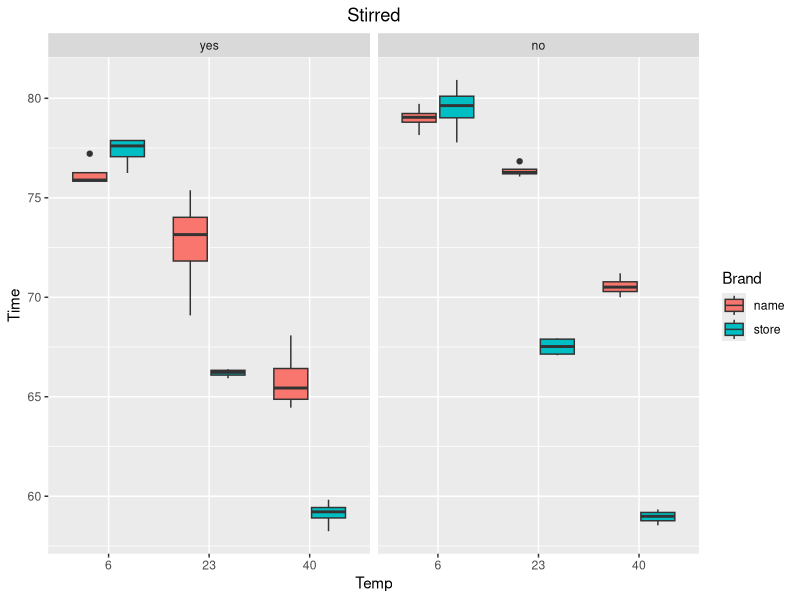
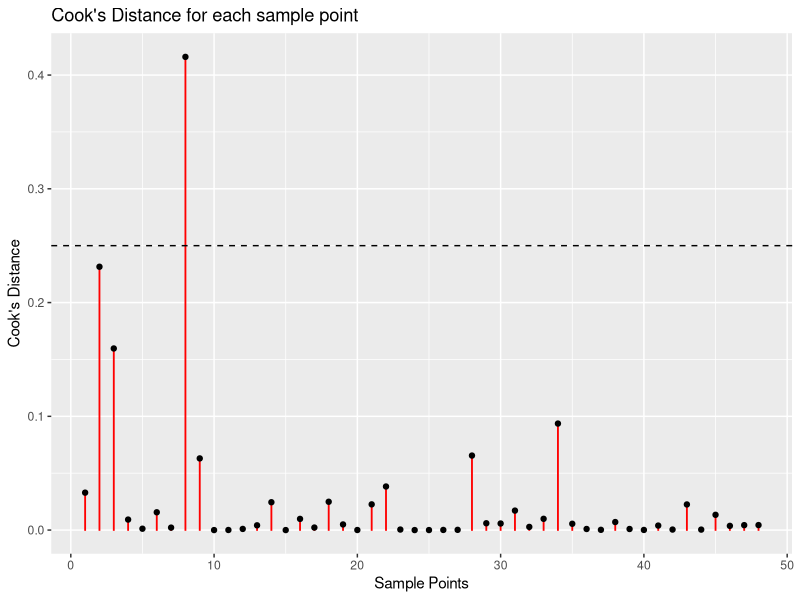
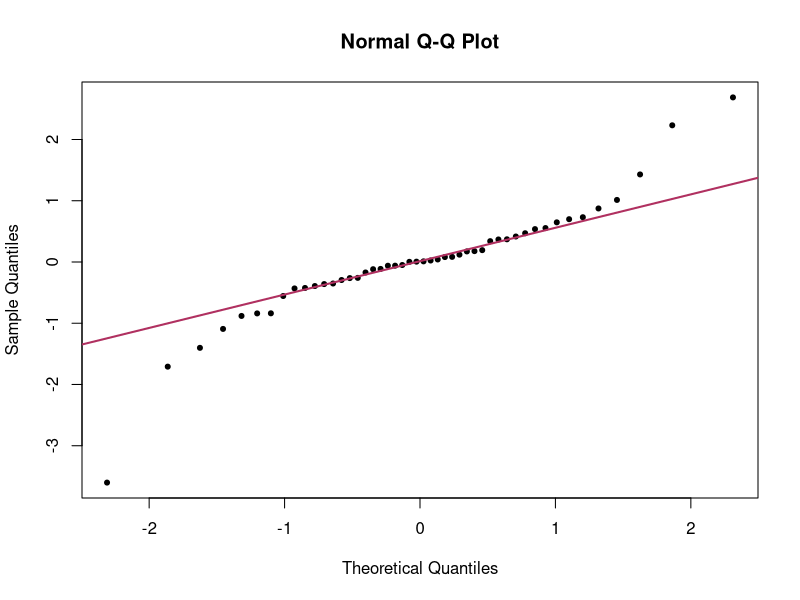

The R script that drew these images, in order:
## ---- chunk 1
library(tidyverse)
library(car)
library(emmeans)
library(lme4)
df_eff <- read_csv('effervescence.csv', col_types = 'fffnnn')
## ---- chunk 2
df_stats <-
df_eff %>% group_by(Brand, Temp, Stirred) %>% 
summarise('25%' = quantile(Time, probs = 0.25),
          'Mean' = mean(Time), 
          'Median' = median(Time),
          '75%' = quantile(Time, probs = 0.75),
          'Var' = var(Time), 
          'n' = n())

knitr::kable(df_stats)
## ---- chunk 3
df_eff %>% ggplot() + geom_boxplot(aes(fill = Brand, y = Time, x = Temp)) + 
  facet_grid(cols = vars(Stirred)) + labs(title = "Stirred") + theme(
  plot.title = element_text(hjust = 0.5)
)
## ---- chunk 4
aov_eff <- aov(lm_eff <- lm(Time ~ Brand * Temp * Stirred, data = df_eff))

cooksD_values <- cooks.distance(lm_eff)
 
ggplot() + geom_col(aes(y = cooksD_values, x = 1:length(cooksD_values)), width = 0.025, col = 'red')  + 
    geom_point(aes(y = cooksD_values, x = 1:length(cooksD_values))) + xlab('Sample Points') + ylab("Cook's Distance") + 
    geom_hline(yintercept = 0.25, lty = 2) + labs(title = "Cook's Distance for each sample point")
## ---- chunk 5
qqnorm(lm_eff$resid, pch = 20)
qqline(lm_eff$resid, col = "maroon", lwd = 2)
